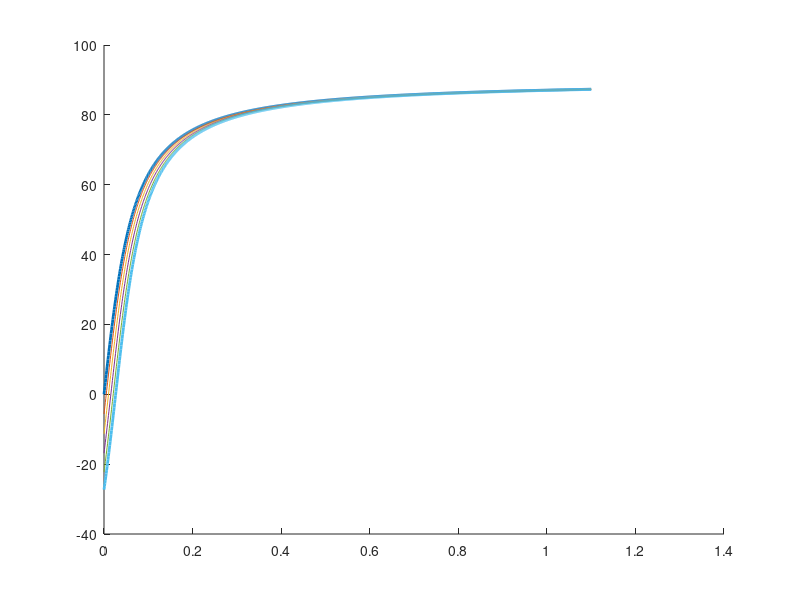

Write the MATLAB code that produced this figure. (Note: this script raises an error after producing the figure.)
% staticOrientation.m

clearvars; close all; clc;

reldens = 1.0:-0.01:0.95;
bodyLength = 18.0;
%bodyLength = 0.5;
%bodyRadius = 0.05*bodyLength;
rotorRadius = bodyLength;
%a1 = 0.030674846625767; 
a1 = 0.051; 
s1 = a1*bodyLength;
bodyPrcnt = 0:0.001:1.1;
s3 = bodyPrcnt*bodyLength;
axisScaler = 1.2;
plotcolor = 'none';
%lgnclr = 'w';%[0.8510 0.8510 0.8510];
lgnclr = [0.8510 0.8510 0.8510];
saveplots = true;
savenameapp = 'util';
%figw = 400;
%figh = 300;
figw = 600;
figh = 400;

for i=1:1:length(reldens)
    for j=1:1:length(s3)
        theta(i,j) = atan2d(2*reldens(i)*s1,-2*reldens(i)*s3(j)+(1-reldens(i))*bodyLength);
    end
end

tfig = figure('Position',[800 300 figw figh],'color',plotcolor);
tax = axes('Parent',tfig);
hold(tax,'on');
plot(tax,s3/bodyLength,theta(1,:)-90,'DisplayName',['\sigma = ' num2str(reldens(1),'%3.2f')],'LineWidth',2.0);
for i=2:1:length(reldens)-1
    plot(tax,s3/bodyLength,theta(i,:)-90,'DisplayName',['\sigma = ' num2str(reldens(i),'%3.2f')]);
end
plot(tax,s3/bodyLength,theta(end,:)-90,'DisplayName',['\sigma = ' num2str(reldens(end),'%3.2f')],'LineWidth',2.0);
h = tax.Children;
h(round(length(reldens)/2)).LineStyle = '--';
%xline(tax,0.05);
%hleg = legend([h(end) h(round(length(reldens)/2)) h(1)],'Location','Best','Color',lgnclr);
hleg = legend('Location','Best','Color',lgnclr);
% hleg.Title.String = ['Relative Density (Incr. 0.01)'];
hleg.Title.String = ['Relative Density'];
grid(tax,'on');
%xlabel('a_3');
xlabel('Normalized Center Mass Axial Location (a_3)');
ylabel('Pitch Angle (deg)');
%text(tax,0.022,110,['a_1 = ' num2str(a1,2)],'FontSize',12);
title(['a_1 = ' num2str(a1,2)]);
tax.XLim = [0 bodyPrcnt(end)];
%tax.YLim = [-60 60];
tax.Color = plotcolor;
tax.FontSize = 12;
if saveplots
export_fig(tfig,['products\images\stillHydrostaticPlotLong' num2str(a1,2) savenameapp '.png'],'-transparent','-m3');
end

% plot what this looks like
s3indx = round(length(s3)/2);
reldensindx = round(length(reldens)/2);
s3toplot = s3(s3indx);
theta2plot = theta(reldensindx,s3indx);

hfig = figure('Position',[1200 400 320 240],'color',plotcolor);
A = [0;0];
p = [0; -bodyLength/2];
q = [0; bodyLength/2];

cs = [s1; s3toplot];
% start
plot([p(1) q(1)],[p(2) q(2)],'-','Linewidth',2.0,'Color',[0.75 0.75 1]);
hold on
plot([p(1)-rotorRadius p(1)+rotorRadius],[p(2) p(2)],'-','Linewidth',2.0,'Color',[0.75 0.75 0.75]);
plot([q(1)-rotorRadius q(1)+rotorRadius],[q(2) q(2)],'-','Linewidth',2.0,'Color',[0.75 0.75 0.75]);
plot(cs(1),cs(2),'o','MarkerSize',6,'MarkerFaceColor',[0.75 0.75 0.75],'MarkerEdgeColor',[0.75 0.75 0.75]);
plot(p(1),p(2),'o','MarkerFaceColor',[0.75 1 0.75],'MarkerEdgeColor',[0.75 1 0.75]);

% equilibrium
peq = [-bodyLength/2*sind(theta2plot); -bodyLength/2*cosd(theta2plot)];
qeq = [bodyLength/2*sind(theta2plot); bodyLength/2*cosd(theta2plot)];
plot([peq(1) qeq(1)],[peq(2) qeq(2)],'-b','Linewidth',2.5);
plot([peq(1)-rotorRadius*cosd(theta2plot) peq(1)+rotorRadius*cosd(theta2plot)],[peq(2)+rotorRadius*sind(theta2plot) peq(2)-rotorRadius*sind(theta2plot)],'-k','Linewidth',2.5);
plot([qeq(1)-rotorRadius*cosd(theta2plot) qeq(1)+rotorRadius*cosd(theta2plot)],[qeq(2)+rotorRadius*sind(theta2plot) qeq(2)-rotorRadius*sind(theta2plot)],'-k','Linewidth',2.5);
plot(cs(1)*cosd(theta2plot)+cs(2)*sind(theta2plot),-cs(1)*sind(theta2plot)+cs(2)*cosd(theta2plot),'o','MarkerSize',6,'MarkerFaceColor','k','MarkerEdgeColor','k');
plot(peq(1),peq(2),'o','MarkerSize',6,'MarkerFaceColor','g','MarkerEdgeColor','g');
plot(A(1),A(2),'or','MarkerSize',6,'MarkerFaceColor',[1 0 0]);
axis equal
axis([-axisScaler*bodyLength axisScaler*bodyLength -axisScaler*bodyLength axisScaler*bodyLength])
hfig.Children.XTick = [];
hfig.Children.YTick = [];
hfig.Children.Visible = 'off';
%title(['Equilibrium position when \sigma = ' num2str(reldens(reldensindx),'%3.2f') ' and CM_a = ' num2str(s3toplot/bodyLength,'%2.1f') '*L_B']);
hfig.Children.Color = plotcolor;
if saveplots
export_fig(hfig,['products\images\stillHydrostaticIllust' num2str(a1,2) '.png'],'-transparent','-m3');
end